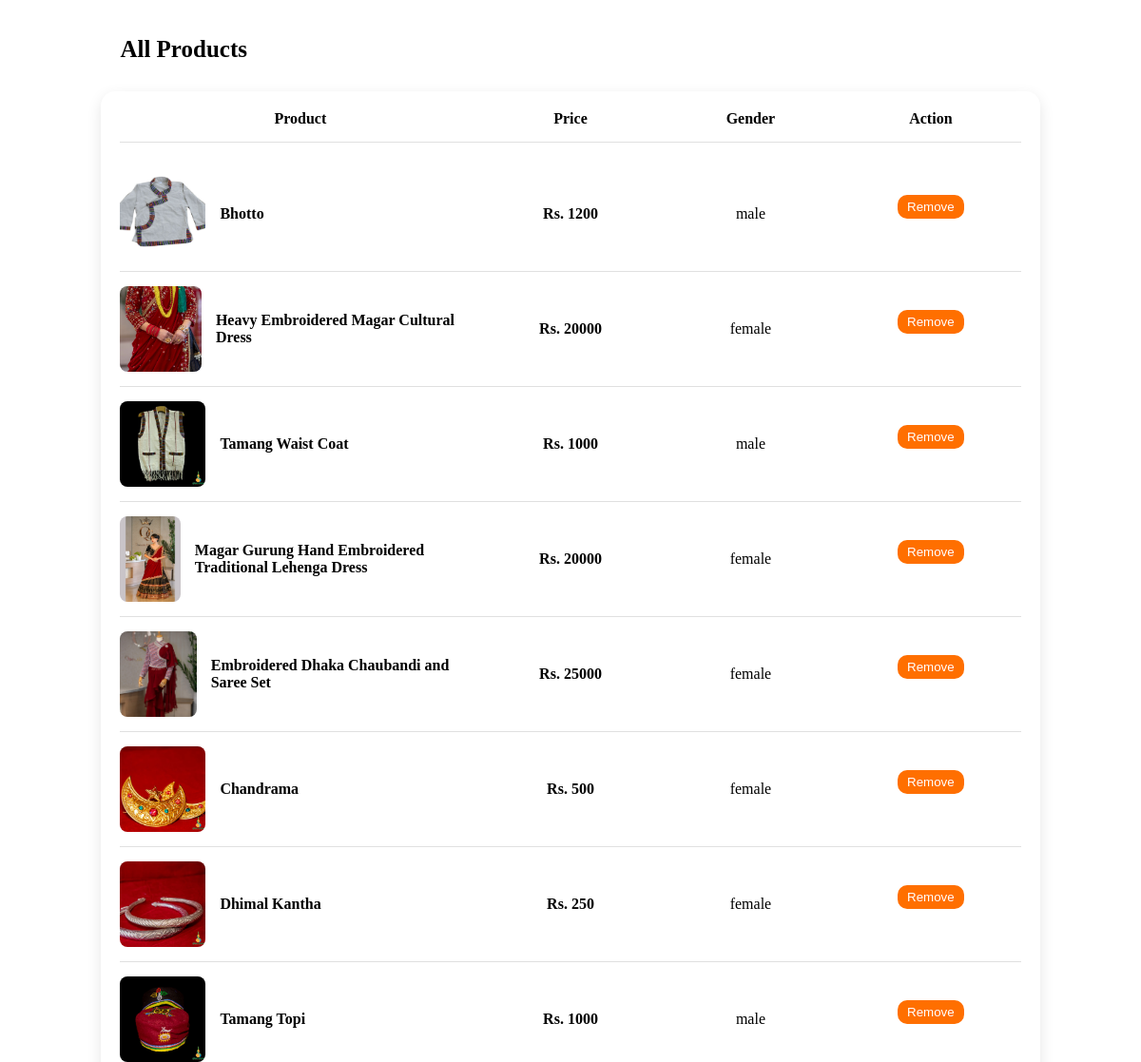
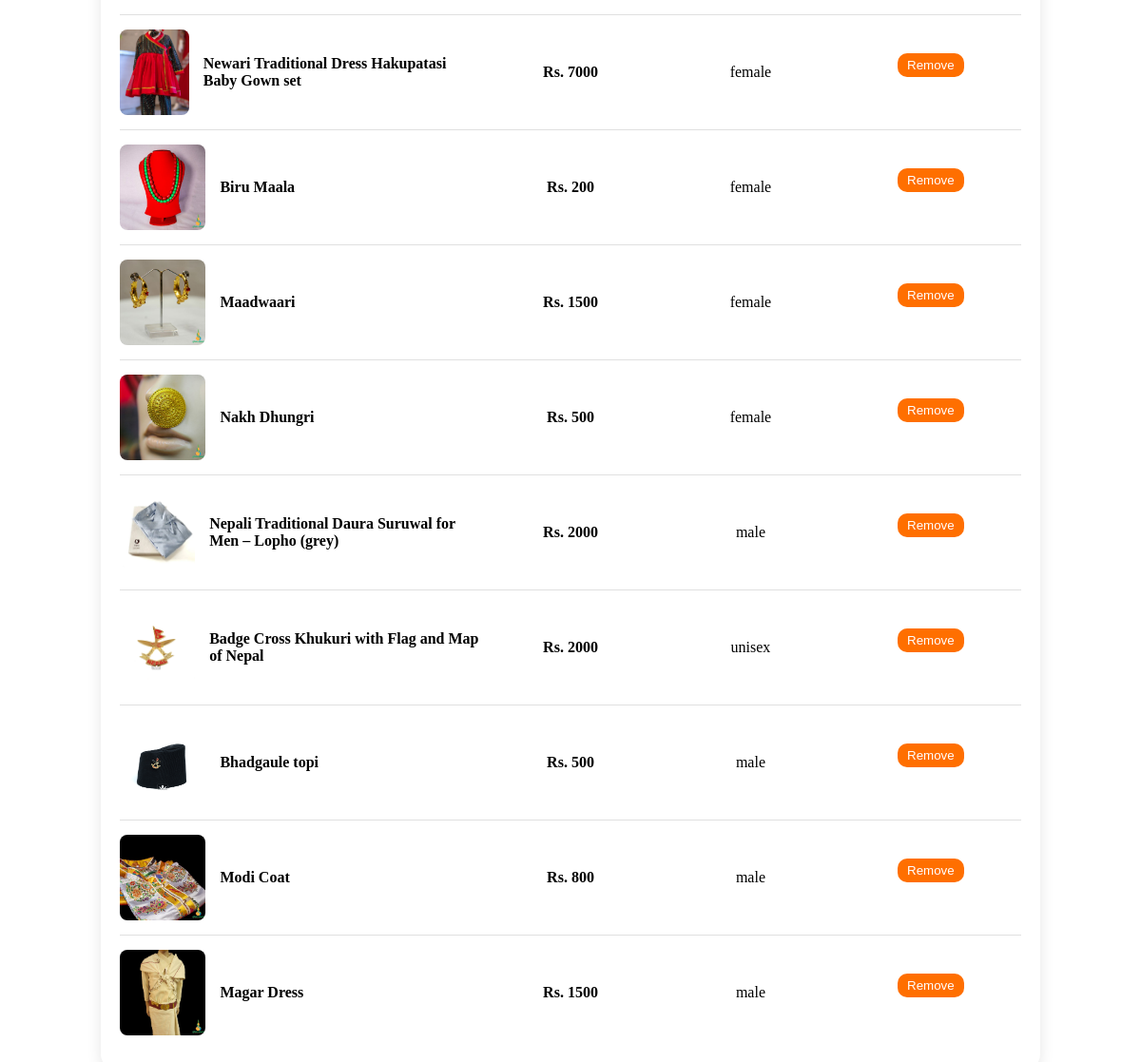
The app's page /admin/all_products.php with its own data (2 pictures, top to bottom).
### tables this page shows
CREATE TABLE `products` (
  `pid` int(255) NOT NULL,
  `pname` varchar(255) NOT NULL,
  `price` int(255) NOT NULL,
  `category` varchar(255) NOT NULL,
  `description` varchar(255) NOT NULL,
  `gender` varchar(255) NOT NULL,
  `image` varchar(255) NOT NULL
);

### admin/all_products.php (the view, shortened to what this page needs)
<?php
require_once '../includes/connection.php';
$query = "SELECT * FROM products";
?>
<head>
    <link rel="stylesheet" href="style/all_products.css" />
</head>
<p class="order-title">All Products</p>
<div class="cart">
    <div class="cart-header">
        <div class="header-product">Product</div>
        <div class="header-price">Price</div>
        <div class="header-quantity">Gender</div>
        <div class="header-action">Action</div>
    </div>
    <?php
    $result = mysqli_query($conn, $query);
    if ($result && mysqli_num_rows($result) > 0) {
        while ($row = mysqli_fetch_assoc($result)) {
    ?>
            <div class="cart-item">
                <div class="product">
                    <img src="../assets/products/<?php echo $row['image']; ?>" alt="Floral Print Wrap Dress" />
                    <div class="product-info">
                        <h3><?php echo $row['pname']; ?></h3>
                    </div>
                </div>
                <div class="price">Rs. <?php echo $row['price']; ?></div>
                <div class="gender"><?php echo $row['gender']; ?></div>
                <form method="POST" action="all_products.php">
                    <button type="submit" name="remove_item" class="remove-btn">Remove</button>
                </form>
            </div>
    <?php
        }
    } else {
        echo "<p>No Orders found!</p>";
    }
    ?>
</div>

### admin/style/all_products.css (style rules this page uses)
.cart { background-color: white; width: 80%; padding: 20px; margin: auto; border-radius: 15px; box-shadow: 0 5px 15px rgba(0, 0, 0, 0.1); }
.cart-header { display: grid; grid-template-columns: 2fr 1fr 1fr 1fr; font-weight: bold; padding-bottom: 15px; border-bottom: 1px solid #e0e0e0; margin-bottom: 15px; }
.cart-header > div { text-align: center; }
.cart-item { display: grid; grid-template-columns: 2fr 1fr 1fr 1fr; align-items: center; padding: 15px 0; border-bottom: 1px solid #e0e0e0; }
.cart-item:last-child { border-bottom: none; }
.cart-item form { display: flex; justify-content: center; }
.cart-item form button { border-radius: 10px; background-color: #ff6f00; color: white; border: none; padding: 5px 10px; margin: auto; }
.product { display: flex; align-items: center; }
.product img { width: 90px; height: 90px; border-radius: 8px; object-fit: cover; margin-right: 15px; }
.product-info { font-size: 14px; }
.product-info h3 { margin: 5px 0; font-size: 16px; font-weight: 600; }
.price, .action { font-size: 16px; font-weight: 600; text-align: center; }
.order-title { width: 80%; font-size: 25px; font-weight: bold; padding: 30px; margin: auto; }
.gender { text-align: center; }

### records on screen
products: image (picture), pname "Bhotto", price "1200", gender "male"
products: image (picture), pname "Heavy Embroidered Magar Cultural Dress", price "20000", gender "female"
products: image (picture), pname "Tamang Waist Coat", price "1000", gender "male"
products: image (picture), pname "Magar Gurung Hand Embroidered Traditional Lehenga Dress", price "20000", gender "female"
products: image (picture), pname "Embroidered Dhaka Chaubandi and Saree Set", price "25000", gender "female"
products: image (picture), pname "Chandrama", price "500", gender "female"
products: image (picture), pname "Dhimal Kantha", price "250", gender "female"
products: image (picture), pname "Tamang Topi", price "1000", gender "male"
products: image (picture), pname "Newari Traditional Dress Hakupatasi Baby Gown set", price "7000", gender "female"
products: image (picture), pname "Biru Maala", price "200", gender "female"
products: image (picture), pname "Maadwaari", price "1500", gender "female"
products: image (picture), pname "Nakh Dhungri", price "500", gender "female"
products: image (picture), pname "Nepali Traditional Daura Suruwal for Men – Lopho (grey)", price "2000", gender "male"
products: image (picture), pname "Badge Cross Khukuri with Flag and Map of Nepal", price "2000", gender "unisex"
products: image (picture), pname "Bhadgaule topi", price "500", gender "male"
products: image (picture), pname "Modi Coat", price "800", gender "male"
products: image (picture), pname "Magar Dress", price "1500", gender "male"
